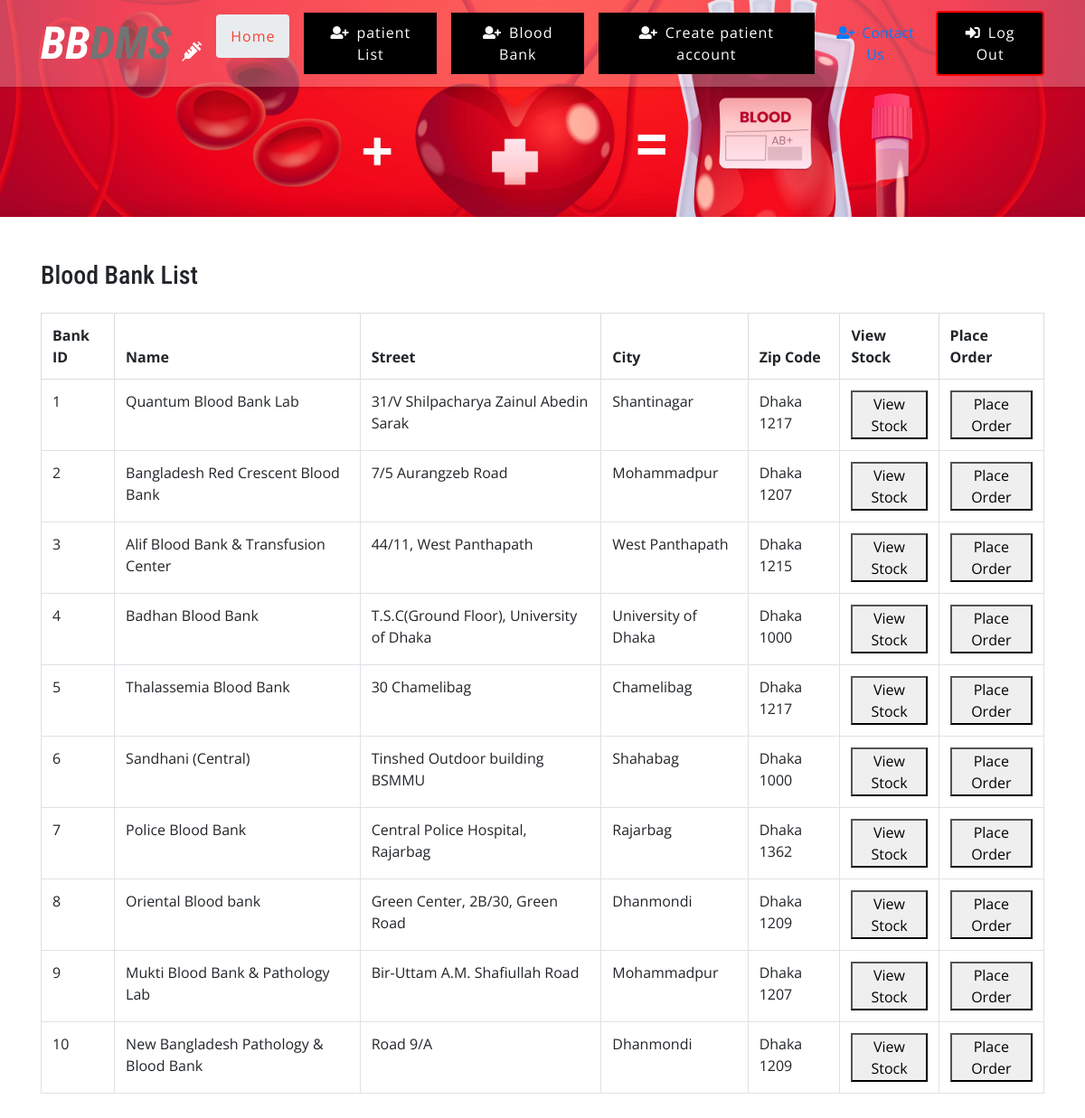
Screenshot of /Hospital/bloodbank.php with the database file from the repository.
### tables this page shows
CREATE TABLE `bloodbank` (
  `Bank_ID` int(11) NOT NULL,
  `Name` varchar(100) DEFAULT NULL,
  `Street` varchar(100) DEFAULT NULL,
  `City` varchar(50) DEFAULT NULL
);

CREATE TABLE `bloodbanklocation` (
  `City` varchar(50) NOT NULL,
  `Zip_Code` varchar(10) NOT NULL
);

### Hospital/bloodbank.php (the view, shortened to what this page needs)
<?php
include('../includes/config.php');
$loggedInUserID = isset($_GET['user_id']) ? intval($_GET['user_id']) : 0;
$hospitalID = isset($_GET['hospital_id']) ? intval($_GET['hospital_id']) : 0;
$sql = "SELECT BloodBank.Bank_ID, BloodBank.Name, BloodBank.Street, BloodBankLocation.City, BloodBankLocation.Zip_Code
        FROM BloodBank
        INNER JOIN BloodBankLocation ON BloodBank.City = BloodBankLocation.City";
try {
    $query = $dbh->prepare($sql);
    $query->execute();
    if ($query->rowCount() > 0) {
        $bloodBanks = $query->fetchAll(PDO::FETCH_ASSOC);
    } else {
        echo "<p>No blood banks found.</p>";
    }
} catch (PDOException $e) {
    echo "Error: " . $e->getMessage();
}
?>
<!DOCTYPE html>
<html lang="zxx">
<head>
    <link rel="stylesheet" href="../css/bootstrap.css">
    <link rel="stylesheet" href="../css/style.css" type="text/css" media="all" />
    <link rel="stylesheet" href="../css/fontawesome-all.css">
</head>
<body>
<div id="home">
    <div class="main-top py-1">
        <nav class="navbar navbar-expand-lg navbar-light fixed-navi">
            <div class="container">
                <h1>
                    <a class="navbar-brand font-weight-bold font-italic" href="HospitalPanel.php?user_id=<?php echo $loggedInUserID;?>">
                        <span>BB</span>DMS
                        <i class="fas fa-syringe"></i>
                    </a>
                </h1>
                <div class="breadcrumb-agile">
                    <div aria-label="breadcrumb">
                        <ol class="breadcrumb">
                            <li class="breadcrumb-item">
                                <a href="HospitalPanel.php?user_id=<?php echo $loggedInUserID;?>">Home</a>
                            </li>
                        </ol>
                    </div>
                </div>
                <div class="collapse navbar-collapse text-center" id="navbarSupportedContent">
                    <a href="patient-list.php?hospital_id=<?php echo $loggedInUserID; ?>&hospital_id=<?php echo $hospitalID; ?>" class="login-button ml-lg-3 mt-lg-0 mt-4 mb-lg-0 mb-3">
                        <i class="fas fa-user-plus mr-2"></i>patient List
                    </a>
                    <a href="bloodbank.php?user_id=<?php echo $loggedInUserID; ?>&hospital_id=<?php echo $hospitalID; ?>" class="login-button ml-lg-3 mt-lg-0 mt-4 mb-lg-0 mb-3">
                        <i class="fas fa-user-plus mr-2"></i>Blood Bank
                    </a>
                    <a href="../Patient/patientaccount.php" class="login-button ml-lg-3 mt-lg-0 mt-4 mb-lg-0 mb-3">
                        <i class="fas fa-user-plus mr-2"></i>Create patient account
                    </a>
                    <a href="contact.php?user_id=<?php echo $loggedInUserID; ?>" class="ml-lg-3 mt-lg-0 mt-4 mb-lg-0 mb-3">
                        <i class="fas fa-user-plus mr-2"></i>Contact Us
                    </a>
                    <a href="../logout.php" class="login-button ml-lg-3 mt-lg-0 mt-4 mb-lg-0 mb-3 logout-button">
                        <i class="fas fa-sign-in-alt mr-2"></i>Log Out
                    </a>
                </div>
            </div>
        </nav>
    </div>
    <div class="inner-banner-w3ls">
    </div>
<div class="container py-5">
    <div class="row">
        <div class="col-md-12">
            <h3 class="mb-4">Blood Bank List</h3>
            <table class="table table-bordered" style="border: 1px solid #ddd;">
                <thead>
                    <tr>
                        <th style="border: 1px solid #ddd;">Bank ID</th>
                        <th style="border: 1px solid #ddd;">Name</th>
                        <th style="border: 1px solid #ddd;">Street</th>
                        <th style="border: 1px solid #ddd;">City</th>
                        <th style="border: 1px solid #ddd;">Zip Code</th>
                        <th style="border: 1px solid #ddd;">View Stock</th>
                        <th style="border: 1px solid #ddd;">Place Order</th>
                    </tr>
                </thead>
                <tbody id="bloodBankTable">
                    <?php
                    if (isset($bloodBanks) && !empty($bloodBanks)) {
                        foreach ($bloodBanks as $bank) {
                            echo "<tr>";
                            echo "<td>{$bank['Bank_ID']}</td>";
                            echo "<td>{$bank['Name']}</td>";
                            echo "<td>{$bank['Street']}</td>";
                            echo "<td>{$bank['City']}</td>";
                            echo "<td>{$bank['Zip_Code']}</td>";
                            echo "<td><button onclick='viewStock({$bank['Bank_ID']})'>View Stock</button></td>";
                            echo "<td><button onclick='placeOrder({$bank['Bank_ID']})'>Place Order</button></td>";
                            echo "</tr>";
                        }
                    }
                    ?>
                </tbody>
            </table>
        </div>
    </div>
</div>
</body>
</html>

### css/style.css (style rules this page uses)
body { padding: 0; margin: 0; background: #FFF; font-family: 'Open Sans', sans-serif; }
body a { transition: 0.5s all; -webkit-transition: 0.5s all; -moz-transition: 0.5s all; -o-transition: 0.5s all; -ms-transition: 0.5s all; text-decoration: none; }
h1, h2, h3, h4, h5, h6 { margin: 0; padding: 0; font-family: 'Roboto Condensed', sans-serif; }
ul, ol { margin: 0; padding: 0; }
div#home { position: relative; }
.main-top { position: absolute; z-index: 999; width: 100%; background: rgba(255, 255, 255, 0.26); box-shadow: 0 2px 3px 0 rgba(0, 0, 0, 0.1); -webkit-transition: background-color .1s ease-in-out; -moz-transition: background-color .1s ease-in-out; -ms-transition: background-color .1s ease-in-out; -o-transition: background-color .1s ease-in-out; transition: background-color .1s ease-in-out; }
a.navbar-brand { color: #737373; font-size: 50px; padding: 0; }
.navbar-light .navbar-brand, .navbar-light .navbar-brand:hover, .navbar-light .navbar-brand:focus, .w3l-footer h2 a span { color: #737373; }
a.navbar-brand span { color: #fff; }
a.navbar-brand i, .w3l-footer h2 a i { color: #fff; font-size: 22px; }
a.login-button { color: #fff; letter-spacing: 1px; font-size: 16px; padding: 10px 15px; background: #000; display: inline-block; }
.inner-banner-w3ls { background: url(../images/banner3.jpg) no-repeat center; background-size: cover; -webkit-background-size: cover; -moz-background-size: cover; -o-background-size: cover; -moz-background-size: cover; height: 20vw; }
.breadcrumb li a { color: #f44336; }
.breadcrumb li { letter-spacing: 1px; color: #000; }
.logout-button { color: white; background-color: red; border: 2px solid red; padding: 8px 16px; border-radius: 4px; text-decoration: none; }

### rows the page displays
bloodbank: Bank_ID "1", Name "Quantum Blood Bank Lab", Street "31/V Shilpacharya Zainul Abedin Sarak", bloodbanklocation.City "Shantinagar", bloodbanklocation.Zip_Code "Dhaka 1217"
bloodbank: Bank_ID "2", Name "Bangladesh Red Crescent Blood Bank", Street "7/5 Aurangzeb Road", bloodbanklocation.City "Mohammadpur", bloodbanklocation.Zip_Code "Dhaka 1207"
bloodbank: Bank_ID "3", Name "Alif Blood Bank & Transfusion Center", Street "44/11, West Panthapath", bloodbanklocation.City "West Panthapath", bloodbanklocation.Zip_Code "Dhaka 1215"
bloodbank: Bank_ID "4", Name "Badhan Blood Bank", Street "T.S.C(Ground Floor), University of Dhaka", bloodbanklocation.City "University of Dhaka", bloodbanklocation.Zip_Code "Dhaka 1000"
bloodbank: Bank_ID "5", Name "Thalassemia Blood Bank", Street "30 Chamelibag", bloodbanklocation.City "Chamelibag", bloodbanklocation.Zip_Code "Dhaka 1217"
bloodbank: Bank_ID "6", Name "Sandhani (Central)", Street "Tinshed Outdoor building BSMMU", bloodbanklocation.City "Shahabag", bloodbanklocation.Zip_Code "Dhaka 1000"
bloodbank: Bank_ID "7", Name "Police Blood Bank", Street "Central Police Hospital, Rajarbag", bloodbanklocation.City "Rajarbag", bloodbanklocation.Zip_Code "Dhaka 1362"
bloodbank: Bank_ID "8", Name "Oriental Blood bank", Street "Green Center, 2B/30, Green Road", bloodbanklocation.City "Dhanmondi", bloodbanklocation.Zip_Code "Dhaka 1209"
bloodbank: Bank_ID "9", Name "Mukti Blood Bank & Pathology Lab", Street "Bir-Uttam A.M. Shafiullah Road", bloodbanklocation.City "Mohammadpur", bloodbanklocation.Zip_Code "Dhaka 1207"
bloodbank: Bank_ID "10", Name "New Bangladesh Pathology & Blood Bank", Street "Road 9/A", bloodbanklocation.City "Dhanmondi", bloodbanklocation.Zip_Code "Dhaka 1209"
